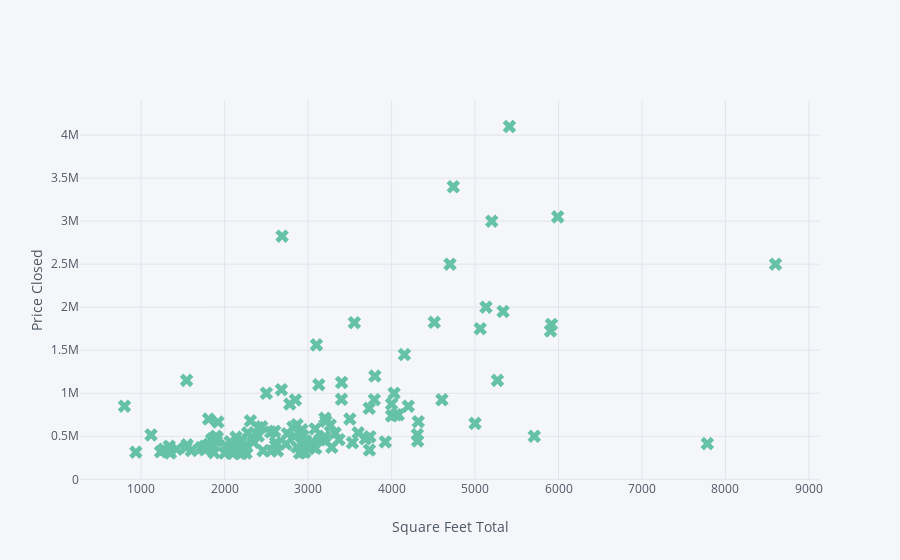

This figure's notebook cell:
### Markdown cell above
* An assessment is the value placed on a property by the town or city's assessor's office for the purpose of determining the property tax due. Some of the assessment values follow closely the price closed. Thus we can see that this is a really important feature

### Code cell
df.iplot(kind='scatter',x='sq_ft_tot_fn',y='price_closed',colorscale='set2',mode='markers',symbol='x',xTitle='Square Feet Total',yTitle='Price Closed')

### Figure 1 — Plotly figure (JSON) as saved in the notebook; plotly's stock layout.template omitted (floating-point values rounded to 4 significant figures; data arrays with more than 128 entries replaced by an {"elided": "..."} marker saying what was removed)
{"data": [{"line": {"color": "rgba(102, 194, 165, 1.0)", "dash": "solid", "width": 1.3}, "marker": {"size": 12, "symbol": "x"}, "mode": "markers", "name": "price_closed", "text": "", "type": "scatter", "x": {"elided": "137 int values"}, "y": {"elided": "137 int values"}}], "layout": {"legend": {"bgcolor": "#F5F6F9", "font": {"color": "#4D5663"}}, "paper_bgcolor": "#F5F6F9", "plot_bgcolor": "#F5F6F9", "titlefont": {"color": "#4D5663"}, "xaxis1": {"gridcolor": "#E1E5ED", "showgrid": true, "tickfont": {"color": "#4D5663"}, "title": "Square Feet Total", "titlefont": {"color": "#4D5663"}, "zerolinecolor": "#E1E5ED"}, "yaxis1": {"gridcolor": "#E1E5ED", "showgrid": true, "tickfont": {"color": "#4D5663"}, "title": "Price Closed", "titlefont": {"color": "#4D5663"}, "zerolinecolor": "#E1E5ED"}}}
